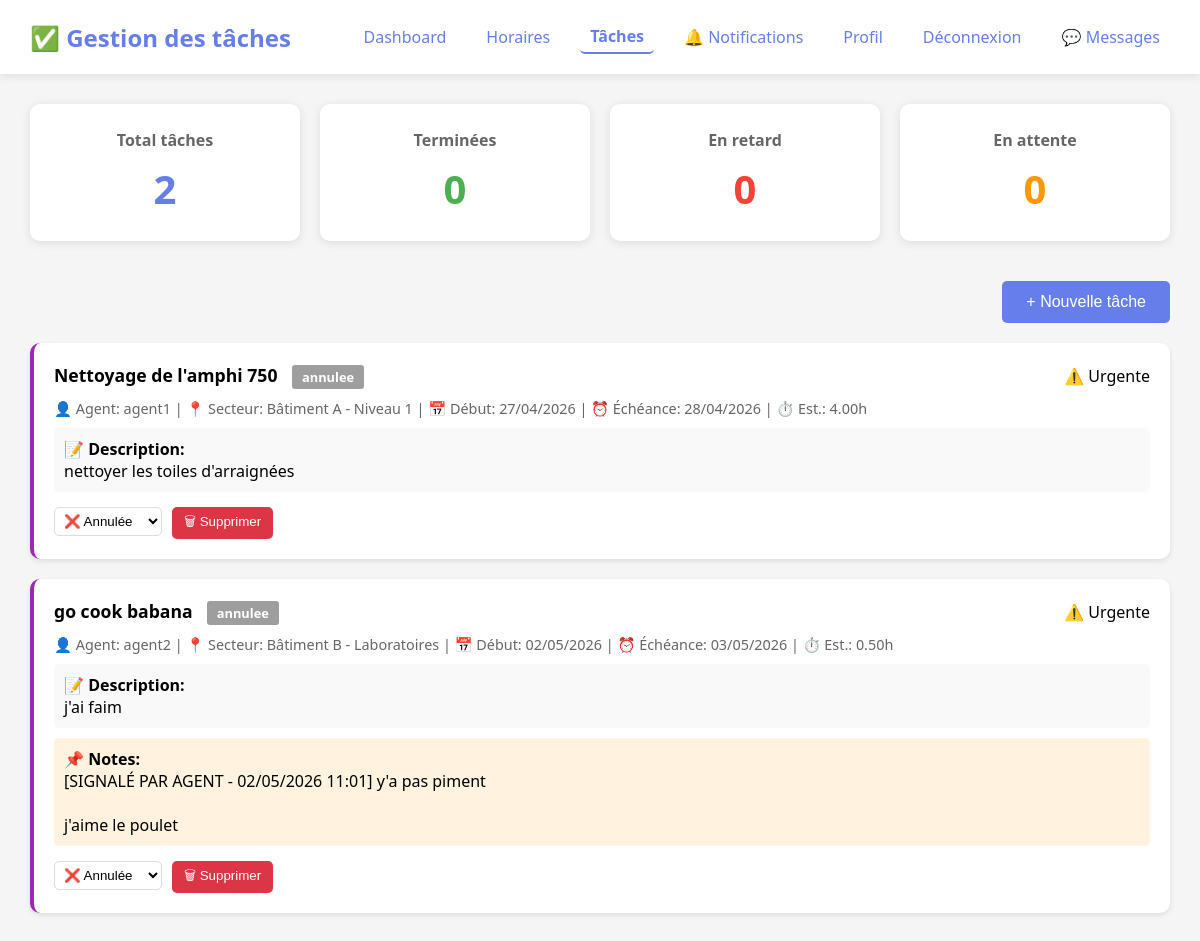
The app's page /tasks.php (signed in) with its own data.
### tables this page shows
CREATE TABLE `tasks` (
  `id` int(11) NOT NULL,
  `title` varchar(255) NOT NULL,
  `description` text DEFAULT NULL,
  `equipment_needed` text DEFAULT NULL,
  `priority` enum('basse','moyenne','haute','urgente') DEFAULT 'moyenne',
  `status` enum('a_faire','en_cours','en_retard','terminee','annulee') DEFAULT 'a_faire',
  `assigned_to` int(11) NOT NULL,
  `assigned_by` int(11) NOT NULL,
  `start_date` date NOT NULL,
  `due_date` date NOT NULL,
  `completed_date` date DEFAULT NULL,
  `estimated_hours` decimal(5,2) DEFAULT NULL,
  `actual_hours` decimal(5,2) DEFAULT NULL,
  `notes` text DEFAULT NULL,
  `created_at` timestamp NOT NULL DEFAULT current_timestamp(),
  `updated_at` timestamp NOT NULL DEFAULT current_timestamp() ON UPDATE current_timestamp()
);

CREATE TABLE `users` (
  `id` int(11) NOT NULL,
  `username` varchar(50) NOT NULL,
  `password` varchar(255) NOT NULL,
  `email` varchar(100) NOT NULL,
  `role` enum('responsable','agent') DEFAULT 'agent',
  `telephone` varchar(20) DEFAULT NULL,
  `secteur` varchar(100) DEFAULT NULL,
  `created_at` timestamp NOT NULL DEFAULT current_timestamp(),
  `updated_at` timestamp NOT NULL DEFAULT current_timestamp() ON UPDATE current_timestamp(),
  `profile_photo` varchar(255) DEFAULT NULL,
  `is_approved` tinyint(4) DEFAULT 0
);

### tasks.php (the view, shortened to what this page needs)
<?php
$database = new Database();
$db = $database->getConnection();
$stats = $db->query("SELECT
    COUNT(*) as total_tasks,
    SUM(CASE WHEN status = 'terminee' THEN 1 ELSE 0 END) as completed_tasks,
    SUM(CASE WHEN status = 'en_retard' THEN 1 ELSE 0 END) as late_tasks,
    SUM(CASE WHEN status = 'a_faire' THEN 1 ELSE 0 END) as pending_tasks
    FROM tasks")->fetch(PDO::FETCH_ASSOC);
$tasks = $db->query("SELECT t.*,
    u_assigned.username as assigned_to_name,
    u_assigned.secteur as assigned_secteur,
    u_assigned_by.username as assigned_by_name
    FROM tasks t
    JOIN users u_assigned ON t.assigned_to = u_assigned.id
    JOIN users u_assigned_by ON t.assigned_by = u_assigned_by.id
    ORDER BY
        CASE WHEN t.status = 'en_retard' THEN 1
             WHEN t.status = 'en_cours' THEN 2
             WHEN t.status = 'a_faire' THEN 3
             ELSE 4 END,
        t.due_date ASC")->fetchAll();
?>
<!DOCTYPE html>
<html lang="fr">
<head>
    <link rel="stylesheet" href="css/style.css">
</head>
<body>
<div class="dashboard">
    <nav class="navbar">
        <h1>✅ Gestion des tâches</h1>
        <div class="nav-links">
            <a href="responsable_dashboard.php">Dashboard</a>
            <a href="schedules.php">Horaires</a>
            <a href="tasks.php" class="active">Tâches</a>
            <a href="notifications.php">🔔 Notifications</a>
            <a href="profile.php">Profil</a>
            <a href="logout.php">Déconnexion</a>
            <a href="messages.php">
    💬 Messages
</a>
        </div>
    </nav>
    <div class="content">
        <div class="stats-cards">
            <div class="stat-card"><h3>Total tâches</h3><p class="stat-number"><?= $stats['total_tasks'] ?? 0 ?></p></div>
            <div class="stat-card"><h3>Terminées</h3><p class="stat-number" style="color:#4CAF50;"><?= $stats['completed_tasks'] ?? 0 ?></p></div>
            <div class="stat-card"><h3>En retard</h3><p class="stat-number" style="color:#F44336;"><?= $stats['late_tasks'] ?? 0 ?></p></div>
            <div class="stat-card"><h3>En attente</h3><p class="stat-number" style="color:#FF9800;"><?= $stats['pending_tasks'] ?? 0 ?></p></div>
        </div>
        <div style="text-align: right; margin-bottom: 20px;">
            <button class="btn-primary" onclick="openModal()">+ Nouvelle tâche</button>
        </div>
        <?php if (empty($tasks)): ?>
            <div class="alert alert-info">Aucune tâche pour le moment.</div>
        <?php else: ?>
            <?php foreach ($tasks as $task): ?>
                <div class="task-card priority-<?= $task['priority'] ?>">
                    <div style="display: flex; justify-content: space-between; align-items: center;">
                        <div>
                            <strong style="font-size: 1.1em;"><?= htmlspecialchars($task['title']) ?></strong>
                            <span class="status-badge status-<?= $task['status'] ?>" style="margin-left: 10px;">
                                <?= $task['status'] ?>
                            </span>
                        </div>
                        <div>
                            <?php
                            $priorityLabels = ['basse' => '🟢 Basse', 'moyenne' => '🟠 Moyenne', 'haute' => '🔴 Haute', 'urgente' => '⚠️ Urgente'];
                            echo $priorityLabels[$task['priority']];
                            ?>
                        </div>
                    </div>
                    <div style="margin: 10px 0; color: #666; font-size: 0.9em;">
                        <span>👤 Agent: <?= htmlspecialchars($task['assigned_to_name']) ?></span> |
                        <span>📍 Secteur: <?= htmlspecialchars($task['assigned_secteur'] ?? 'Non défini') ?></span> |
                        <span>📅 Début: <?= date('d/m/Y', strtotime($task['start_date'])) ?></span> |
                        <span>⏰ Échéance: <?= date('d/m/Y', strtotime($task['due_date'])) ?></span>
                        <?php if ($task['estimated_hours']): ?>
                            | <span>⏱️ Est.: <?= $task['estimated_hours'] ?>h</span>
                        <?php endif; ?>
                    </div>
                    <?php if ($task['description']): ?>
                        <div style="background: #f9f9f9; padding: 10px; border-radius: 5px; margin: 10px 0;">
                            <strong>📝 Description:</strong><br>
                            <?= nl2br(htmlspecialchars($task['description'])) ?>
                        </div>
                    <?php endif; ?>
                    <?php if ($task['notes']): ?>
                        <div style="background: #fff3e0; padding: 10px; border-radius: 5px; margin: 10px 0;">
                            <strong>📌 Notes:</strong><br>
                            <?= nl2br(htmlspecialchars($task['notes'])) ?>
                        </div>
                    <?php endif; ?>
                    <div style="margin-top: 15px; display: flex; gap: 10px;">
                        <form method="POST" style="display: inline;">
                            <select name="status" onchange="this.form.submit()" style="padding: 5px;">
                                <option value="annulee" <?= $task['status']=='annulee' ? 'selected' : '' ?>>❌ Annulée</option>
                            </select>
                        </form>
                        <form method="POST" style="display: inline;" onsubmit="return confirm('Supprimer cette tâche ?')">
                            <button type="submit" style="background:#dc3545; color:white; border:none; padding:5px 12px; border-radius:5px; cursor:pointer;">🗑 Supprimer</button>
                        </form>
                    </div>
                </div>
            <?php endforeach; ?>
        <?php endif; ?>
    </div>
</div>
</body>
</html>

### style.css (style rules this page uses)
* { margin: 0; padding: 0; box-sizing: border-box; }
body { font-family: 'Segoe UI', Tahoma, Geneva, Verdana, sans-serif; background: linear-gradient(135deg, #667eea 0%, #764ba2 100%); min-height: 100vh; }
.dashboard { min-height: 100vh; background: #f5f5f5; }
.navbar { background: white; padding: 20px 30px; box-shadow: 0 2px 10px rgba(0,0,0,0.1); display: flex; justify-content: space-between; align-items: center; flex-wrap: wrap; }
.navbar h1 { color: #667eea; font-size: 1.5em; }
.nav-links { display: flex; gap: 20px; align-items: center; }
.nav-links a { text-decoration: none; color: #667eea; padding: 5px 10px; border-radius: 5px; transition: background 0.3s; }
.content { padding: 30px; max-width: 1200px; margin: 0 auto; }
.stats-cards { display: grid; grid-template-columns: repeat(auto-fit, minmax(250px, 1fr)); gap: 20px; margin-bottom: 40px; }
.stat-card { background: white; padding: 25px; border-radius: 10px; box-shadow: 0 2px 10px rgba(0,0,0,0.1); text-align: center; transition: transform 0.3s; }
.stat-card h3 { color: #666; font-size: 1em; margin-bottom: 10px; }
.stat-number { font-size: 2.5em; color: #667eea; font-weight: bold; }
.btn-primary, .btn-small { background: #667eea; color: white; border: none; padding: 12px 24px; border-radius: 5px; cursor: pointer; font-size: 1em; transition: background 0.3s; }
select { width: 100%; padding: 10px; border: 1px solid #ddd; border-radius: 5px; background: white; }
.active { font-weight: bold; border-bottom: 2px solid #667eea; }
select { padding: 8px 12px; border: 1px solid #ddd; border-radius: 5px; background: white; cursor: pointer; }

### tasks.php (style rules this page uses)
.task-card { background: white; border-radius: 10px; padding: 20px; margin-bottom: 20px; box-shadow: 0 2px 5px rgba(0,0,0,0.1); border-left: 4px solid; transition: transform 0.2s; }
.priority-urgente { border-left-color: #9C27B0; }
.status-badge { display: inline-block; padding: 3px 10px; border-radius: 3px; font-size: 0.8em; font-weight: bold; }
.status-annulee { background: #9E9E9E; color: white; }

### records on screen
tasks: title "Nettoyage de l'amphi 750", status "annulee", priority "⚠️ Urgente", assigned_to.username "agent1", assigned_to.secteur "Bâtiment A - Niveau 1", start_date "27/04/2026", due_date "28/04/2026", estimated_hours "4.00", description "nettoyer les toiles d'arraignées", status "❌ Annulée"
tasks: title "go cook babana", status "annulee", priority "⚠️ Urgente", assigned_to.username "agent2", assigned_to.secteur "Bâtiment B - Laboratoires", start_date "02/05/2026", due_date "03/05/2026", estimated_hours "0.50", description "j'ai faim", notes "[SIGNALÉ PAR AGENT - 02/05/2026 11:01] y'a pas piment j'aime le poulet", status "❌ Annulée"

### other values on screen
$stats['total_tasks'] "2"
$stats['completed_tasks'] "0"
$stats['late_tasks'] "0"
$stats['pending_tasks'] "0"
